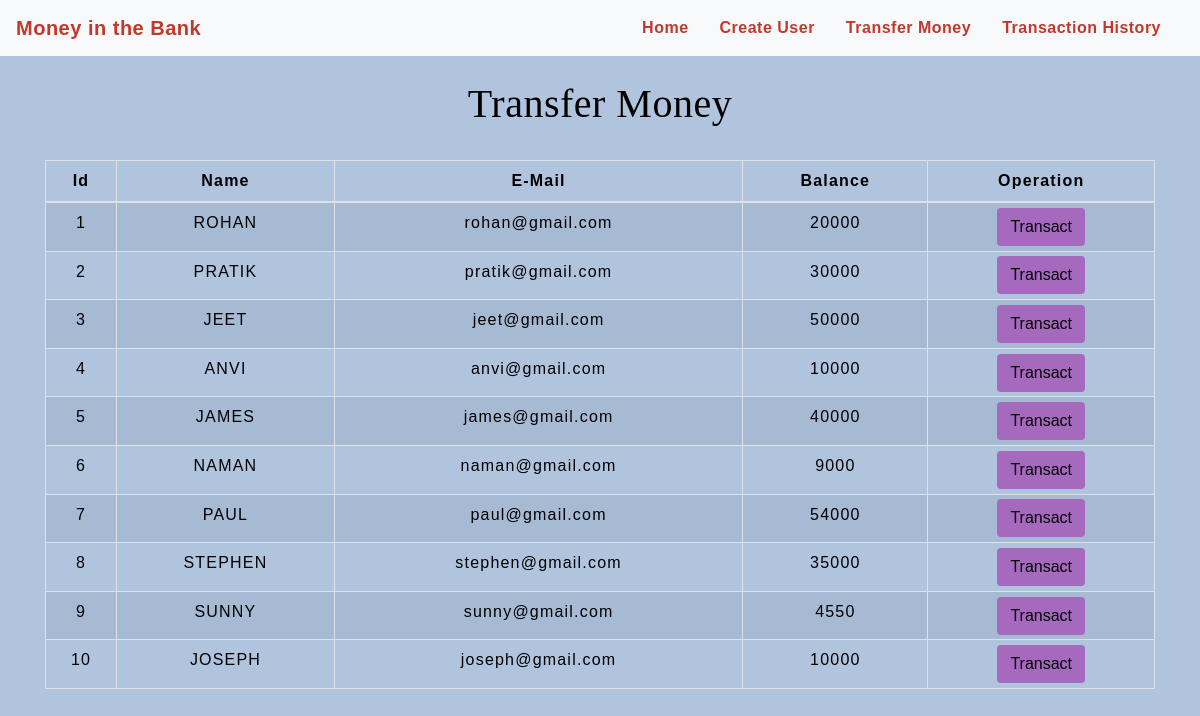
The app's page /transfermoney.php with its own data.
### tables this page shows
CREATE TABLE `users` (
  `id` int(3) NOT NULL,
  `name` text NOT NULL,
  `email` varchar(30) NOT NULL,
  `balance` int(8) NOT NULL
);

### transfermoney.php (the view, shortened to what this page needs)
<!DOCTYPE html>
<html lang="en">
<head>
    <link rel="stylesheet" href="https://maxcdn.bootstrapcdn.com/bootstrap/4.0.0/css/bootstrap.min.css">
    <link rel="stylesheet" type="text/css" href="css/table.css">
    <link rel="stylesheet" type="text/css" href="css/navbar.css">
</head>
<body style="background-color :	#b0c4de ;">
<?php
    include 'config.php';
    $sql = "SELECT * FROM users";
    $result = mysqli_query($conn,$sql);
?>
<?php
  include 'navbar.php';
?>
<div class="container">
        <h2 class="text-center pt-4" style="color : black;">Transfer Money</h2>
        <br>
            <div class="row">
                <div class="col">
                    <div class="table-responsive-sm">
                    <table class="table table-hover table-sm table-striped table-condensed table-bordered" style="border-color:black;">
                        <thead style="color : black;">
                            <tr>
                            <th scope="col" class="text-center py-2">Id</th>
                            <th scope="col" class="text-center py-2">Name</th>
                            <th scope="col" class="text-center py-2">E-Mail</th>
                            <th scope="col" class="text-center py-2">Balance</th>
                            <th scope="col" class="text-center py-2">Operation</th>
                            </tr>
                        </thead>
                        <tbody>
                <?php
                    while($rows=mysqli_fetch_assoc($result)){
                ?>
                    <tr style="color : black;">
                        <td class="py-2"><?php echo $rows['id'] ?></td>
                        <td class="py-2"><?php echo $rows['name']?></td>
                        <td class="py-2"><?php echo $rows['email']?></td>
                        <td class="py-2"><?php echo $rows['balance']?></td>
                        <td><a href="selecteduserdetail.php?id= <?php echo $rows['id'] ;?>"> <button type="button" class="btn" style="background-color : #A569BD;">Transact</button></a></td>
                    </tr>
                <?php
                    }
                ?>
                        </tbody>
                    </table>
                    </div>
                </div>
            </div>
         </div>
</body>
</html>

### navbar.php (shortened to what this page needs)
<nav class="navbar navbar-expand-md navbar-light bg-light" style="color : #00ffff;">
      <a class="navbar-brand" href="index.php" style="color : #C0392B;"><b>Money in the Bank</b></a>
      <div class="collapse navbar-collapse" id="collapsibleNavbar" style="color : #00ffff;">
            <ul class="navbar-nav ml-auto">
              <li class="nav-item">
                <a class="nav-link" href="index.php" style="color : #C0392B;"><b>Home</b></a>
              </li>
              <li class="nav-item">
                <a class="nav-link" href="createuser.php" style="color : #C0392B;"><b>Create User</b></a>
              </li>
              <li class="nav-item">
                <a class="nav-link" href="transfermoney.php" style="color : #C0392B;"><b>Transfer Money</b></a>
              </li>
              <li class="nav-item">
                <a class="nav-link" href="transactionhistory.php" style="color : #C0392B;"><b>Transaction History</b></a>
              </li>
          </div>
       </nav>

### css/table.css (style rules this page uses)
* { padding: 0; margin: 0; box-sizing: border-box; font-family: sans-serif; }
h2 { font-size: 40px; }
table { letter-spacing: 1.2px; }
td { text-align: center; }
button { border:none; background: #20B2AA; transition: 1s; }

### css/navbar.css (style rules this page uses)
.nav-link { margin-right: 15px; color:#00ffff; letter-spacing: 0.5px; transition: 0.5s; }
.navbar-brand { color: #00ffff; letter-spacing: 0.5px; }
h2 { color: #00ffff; letter-spacing: 0.5px; font-family: raleway; }

### transfermoney.php (style rules this page uses)
button { transition: 1.5s; }

### records on screen
users: id "1", name "ROHAN", email "rohan@gmail.com", balance "20000"
users: id "2", name "PRATIK", email "pratik@gmail.com", balance "30000"
users: id "3", name "JEET", email "jeet@gmail.com", balance "50000"
users: id "4", name "ANVI", email "anvi@gmail.com", balance "10000"
users: id "5", name "JAMES", email "james@gmail.com", balance "40000"
users: id "6", name "NAMAN", email "naman@gmail.com", balance "9000"
users: id "7", name "PAUL", email "paul@gmail.com", balance "54000"
users: id "8", name "STEPHEN", email "stephen@gmail.com", balance "35000"
users: id "9", name "SUNNY", email "sunny@gmail.com", balance "4550"
users: id "10", name "JOSEPH", email "joseph@gmail.com", balance "10000"
